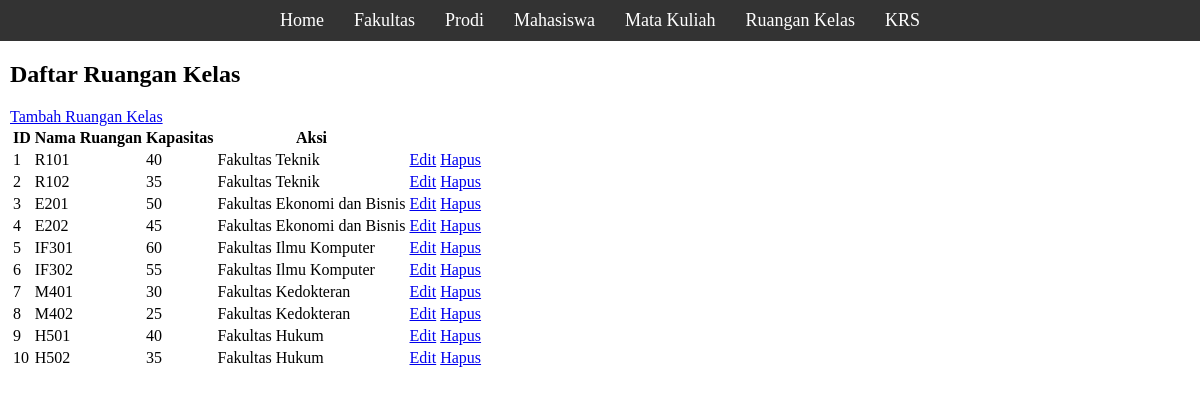
/page/ruangankelas/index.php, run on the app's committed database.
### tables this page shows
CREATE TABLE RuanganKelas (
    id INT AUTO_INCREMENT PRIMARY KEY,
    name VARCHAR(255) NOT NULL,
    capacity INT NOT NULL,
    idFakultas INT,
    FOREIGN KEY (idFakultas) REFERENCES Fakultas(id) ON DELETE CASCADE
);

CREATE TABLE Fakultas (
    id INT AUTO_INCREMENT PRIMARY KEY,
    name VARCHAR(255) NOT NULL
);

### page/ruangankelas/index.php (the view, shortened to what this page needs)
<?php
include "../../config/conn.php";
$query = "SELECT rk.id, rk.name, rk.capacity, f.name as fakultas_name FROM RuanganKelas rk LEFT JOIN Fakultas f ON rk.idFakultas = f.id";
$result = mysqli_query($conn, $query);
?>
<!DOCTYPE html>
<html lang="en">
<head>
  <link rel="stylesheet" href="../../style.css">
</head>
<body>
  <header>
    <nav>
      <a href="../../dashboard.php">Home</a>
      <a href="../fakultas/index.php">Fakultas</a>
      <a href="../prodi/index.php">Prodi</a>
      <a href="../mahasiswa/index.php">Mahasiswa</a>
      <a href="../matakuliah/index.php">Mata Kuliah</a>
      <a href="../ruangankelas/index.php">Ruangan Kelas</a>
      <a href="../krs/index.php">KRS</a>
    </nav>
  </header>
  <main>
    <h2>Daftar Ruangan Kelas</h2>
    <a href="create.php">Tambah Ruangan Kelas</a>
    <table>
      <tr>
        <th>ID</th>
        <th>Nama Ruangan</th>
        <th>Kapasitas</th>
        <th>Aksi</th>
      </tr>
      <?php while ($row = mysqli_fetch_assoc($result)): ?>
        <tr>
          <td><?= $row['id'] ?></td>
          <td><?= $row['name'] ?></td>
          <td><?= $row['capacity'] ?></td>
          <td><?= $row['fakultas_name'] ?></td>
          <td>
            <a href="edit.php?id=<?= $row['id'] ?>">Edit</a>
            <a href="../../controller/RuanganKelasController.php?action=delete&id=<?= $row['id'] ?>">Hapus</a>
          </td>
        </tr>
      <?php endwhile; ?>
    </table>
  </main>
</body>
</html>

### style.css (style rules this page uses)
body { margin: 0; }
main { margin: 10px; }
header { background-color: #333; justify-content: center; display: flex; align-items: center; padding: 10px; }

### data on the page
ruangankelas: id "1", name "R101", capacity "40", idFakultas.name "Fakultas Teknik"
ruangankelas: id "2", name "R102", capacity "35", idFakultas.name "Fakultas Teknik"
ruangankelas: id "3", name "E201", capacity "50", idFakultas.name "Fakultas Ekonomi dan Bisnis"
ruangankelas: id "4", name "E202", capacity "45", idFakultas.name "Fakultas Ekonomi dan Bisnis"
ruangankelas: id "5", name "IF301", capacity "60", idFakultas.name "Fakultas Ilmu Komputer"
ruangankelas: id "6", name "IF302", capacity "55", idFakultas.name "Fakultas Ilmu Komputer"
ruangankelas: id "7", name "M401", capacity "30", idFakultas.name "Fakultas Kedokteran"
ruangankelas: id "8", name "M402", capacity "25", idFakultas.name "Fakultas Kedokteran"
ruangankelas: id "9", name "H501", capacity "40", idFakultas.name "Fakultas Hukum"
ruangankelas: id "10", name "H502", capacity "35", idFakultas.name "Fakultas Hukum"
